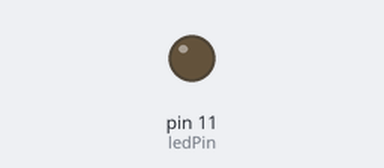
Bench run of a sketch on a simulated Arduino Uno, built with avr-gcc and run on an emulated ATmega328P. On the bench: output pins drawn as LEDs (lit = HIGH).

Above: at 0.15 s.
At 39.59 s:
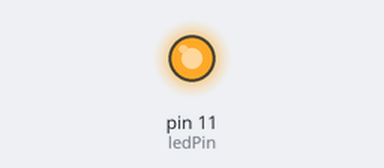
Timing chart, 0 to 40.0 s (numbered marks = the images above):
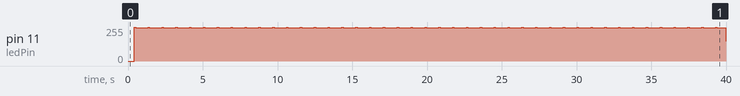

The sketch:

B4P7_-_Pulsating_LED.ino
```cpp
/*
 * BOOK 4 Project 7: pulsating lamp
 */

int ledPin = 11;
float sinVal;
int ledVal;

void setup(){
  pinMode(ledPin, OUTPUT);
}

void loop(){
  for(int x=0; x<180; x++){

    //convert x degree to radian, then get sin() of radian
    sinVal = sin(x*(3.14159/180));

    //cast sin value to ledVal of 0 to 255
    ledVal = int(sinVal * 255);

    analogWrite(ledPin, ledVal);
    delay(1000/180);
  }
}
```
